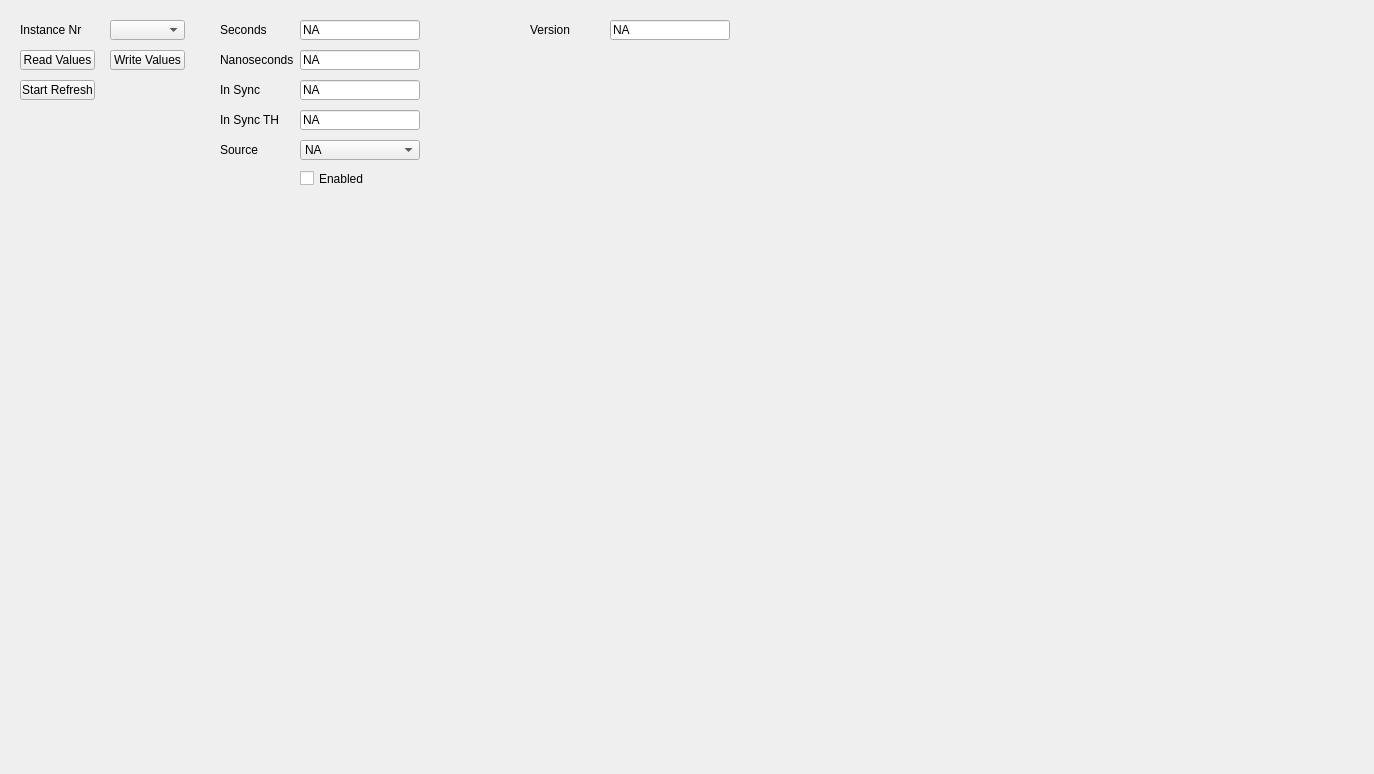
<?xml version="1.0" encoding="UTF-8"?>
<ui version="4.0">
 <class>Ucm_ClkClockTab</class>
 <widget class="QWidget" name="Ucm_ClkClockTab">
  <property name="geometry">
   <rect>
    <x>0</x>
    <y>0</y>
    <width>1374</width>
    <height>774</height>
   </rect>
  </property>
  <property name="windowTitle">
   <string>Form</string>
  </property>
  <widget class="QLabel" name="ClkClockSourceLabel">
   <property name="geometry">
    <rect>
     <x>220</x>
     <y>140</y>
     <width>80</width>
     <height>20</height>
    </rect>
   </property>
   <property name="text">
    <string>Source</string>
   </property>
  </widget>
  <widget class="QLabel" name="ClkClockInSyncLabel">
   <property name="geometry">
    <rect>
     <x>220</x>
     <y>80</y>
     <width>80</width>
     <height>20</height>
    </rect>
   </property>
   <property name="text">
    <string>In Sync</string>
   </property>
  </widget>
  <widget class="QCheckBox" name="ClkClockEnableCheckBox">
   <property name="geometry">
    <rect>
     <x>300</x>
     <y>170</y>
     <width>80</width>
     <height>17</height>
    </rect>
   </property>
   <property name="text">
    <string>Enabled</string>
   </property>
  </widget>
  <widget class="QComboBox" name="ClkClockSourceValue">
   <property name="geometry">
    <rect>
     <x>300</x>
     <y>140</y>
     <width>120</width>
     <height>20</height>
    </rect>
   </property>
   <property name="autoFillBackground">
    <bool>false</bool>
   </property>
   <item>
    <property name="text">
     <string>NA</string>
    </property>
   </item>
   <item>
    <property name="text">
     <string>NONE</string>
    </property>
   </item>
   <item>
    <property name="text">
     <string>TOD</string>
    </property>
   </item>
   <item>
    <property name="text">
     <string>IRIG</string>
    </property>
   </item>
   <item>
    <property name="text">
     <string>PPS</string>
    </property>
   </item>
   <item>
    <property name="text">
     <string>PTP</string>
    </property>
   </item>
   <item>
    <property name="text">
     <string>RTC</string>
    </property>
   </item>
   <item>
    <property name="text">
     <string>REG</string>
    </property>
   </item>
  </widget>
  <widget class="QPushButton" name="ClkClockAutoRefreshButton">
   <property name="geometry">
    <rect>
     <x>20</x>
     <y>80</y>
     <width>75</width>
     <height>20</height>
    </rect>
   </property>
   <property name="text">
    <string>Start Refresh</string>
   </property>
  </widget>
  <widget class="QLineEdit" name="ClkClockNanosecondsValue">
   <property name="geometry">
    <rect>
     <x>300</x>
     <y>50</y>
     <width>120</width>
     <height>20</height>
    </rect>
   </property>
   <property name="text">
    <string>NA</string>
   </property>
  </widget>
  <widget class="QLineEdit" name="ClkClockVersionValue">
   <property name="enabled">
    <bool>true</bool>
   </property>
   <property name="geometry">
    <rect>
     <x>610</x>
     <y>20</y>
     <width>120</width>
     <height>20</height>
    </rect>
   </property>
   <property name="text">
    <string>NA</string>
   </property>
   <property name="readOnly">
    <bool>true</bool>
   </property>
  </widget>
  <widget class="QLineEdit" name="ClkClockInSyncValue">
   <property name="enabled">
    <bool>true</bool>
   </property>
   <property name="geometry">
    <rect>
     <x>300</x>
     <y>80</y>
     <width>120</width>
     <height>20</height>
    </rect>
   </property>
   <property name="text">
    <string>NA</string>
   </property>
   <property name="readOnly">
    <bool>true</bool>
   </property>
  </widget>
  <widget class="QLabel" name="ClkClockNanosecondsLabel">
   <property name="geometry">
    <rect>
     <x>220</x>
     <y>50</y>
     <width>80</width>
     <height>20</height>
    </rect>
   </property>
   <property name="text">
    <string>Nanoseconds</string>
   </property>
  </widget>
  <widget class="QLabel" name="ClkClockInstanceLabel">
   <property name="geometry">
    <rect>
     <x>20</x>
     <y>20</y>
     <width>80</width>
     <height>20</height>
    </rect>
   </property>
   <property name="text">
    <string>Instance Nr</string>
   </property>
  </widget>
  <widget class="QLabel" name="ClkClockSecondsLabel">
   <property name="geometry">
    <rect>
     <x>220</x>
     <y>20</y>
     <width>80</width>
     <height>20</height>
    </rect>
   </property>
   <property name="text">
    <string>Seconds</string>
   </property>
  </widget>
  <widget class="QLabel" name="ClkClockVersionLabel">
   <property name="geometry">
    <rect>
     <x>530</x>
     <y>20</y>
     <width>80</width>
     <height>20</height>
    </rect>
   </property>
   <property name="text">
    <string>Version</string>
   </property>
  </widget>
  <widget class="QPushButton" name="ClkClockReadValuesButton">
   <property name="geometry">
    <rect>
     <x>20</x>
     <y>50</y>
     <width>75</width>
     <height>20</height>
    </rect>
   </property>
   <property name="text">
    <string>Read Values</string>
   </property>
  </widget>
  <widget class="QComboBox" name="ClkClockInstanceComboBox">
   <property name="geometry">
    <rect>
     <x>110</x>
     <y>20</y>
     <width>75</width>
     <height>20</height>
    </rect>
   </property>
  </widget>
  <widget class="QLabel" name="ClkClockInSyncThresholdLabel">
   <property name="geometry">
    <rect>
     <x>220</x>
     <y>110</y>
     <width>71</width>
     <height>20</height>
    </rect>
   </property>
   <property name="text">
    <string>In Sync TH</string>
   </property>
  </widget>
  <widget class="QPushButton" name="ClkClockWriteValuesButton">
   <property name="geometry">
    <rect>
     <x>110</x>
     <y>50</y>
     <width>75</width>
     <height>20</height>
    </rect>
   </property>
   <property name="text">
    <string>Write Values</string>
   </property>
  </widget>
  <widget class="QLineEdit" name="ClkClockSecondsValue">
   <property name="geometry">
    <rect>
     <x>300</x>
     <y>20</y>
     <width>120</width>
     <height>20</height>
    </rect>
   </property>
   <property name="text">
    <string>NA</string>
   </property>
  </widget>
  <widget class="QLineEdit" name="ClkClockInSyncThresholdValue">
   <property name="enabled">
    <bool>true</bool>
   </property>
   <property name="geometry">
    <rect>
     <x>300</x>
     <y>110</y>
     <width>120</width>
     <height>20</height>
    </rect>
   </property>
   <property name="text">
    <string>NA</string>
   </property>
  </widget>
 </widget>
 <resources/>
 <connections/>
</ui>
